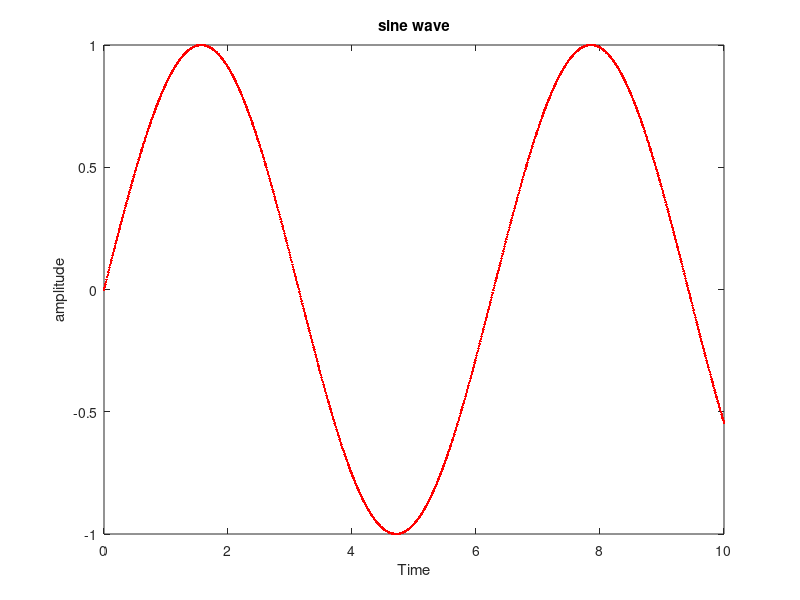
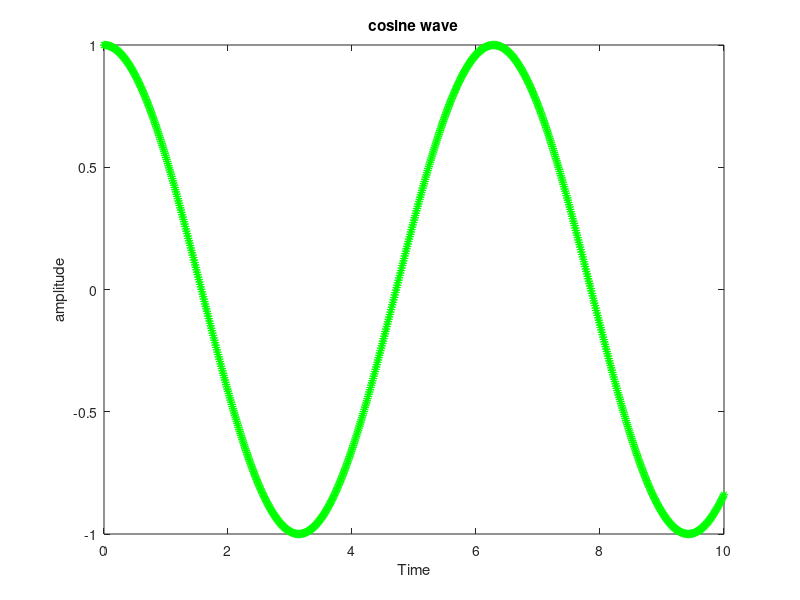
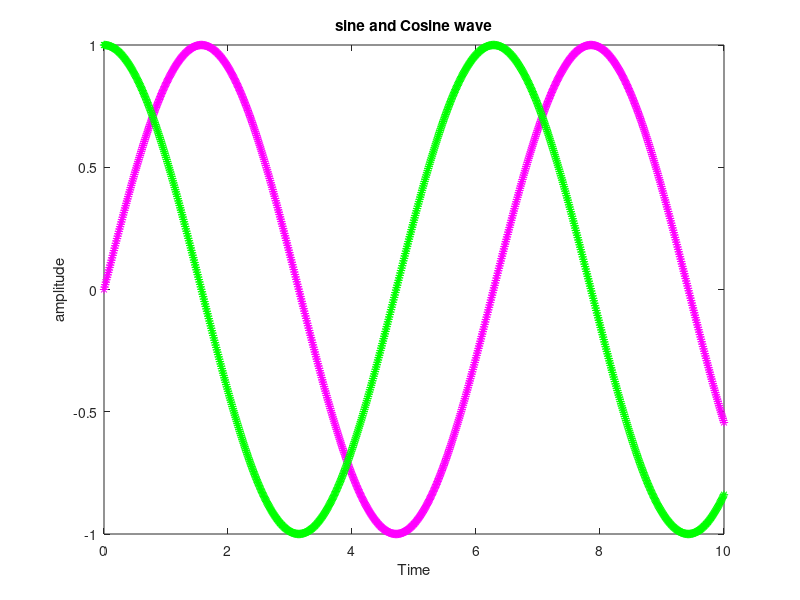

MATLAB code to generate these figures, in order:
clc;
clear all;
close all;
t=0:0.01:10;
x=sin(t)
figure(1)
plot(t,x,'.r');
title('sine wave');
xlabel('Time');
ylabel('amplitude');
y=cos(t)
figure(2)
plot(t,y,'*g');
title('cosine wave');
xlabel('Time');
ylabel('amplitude');
figure(3)
plot(t,x,'*m');
hold on;
plot(t,y,'*g')
title('sine and Cosine wave');
xlabel('Time');
ylabel('amplitude');